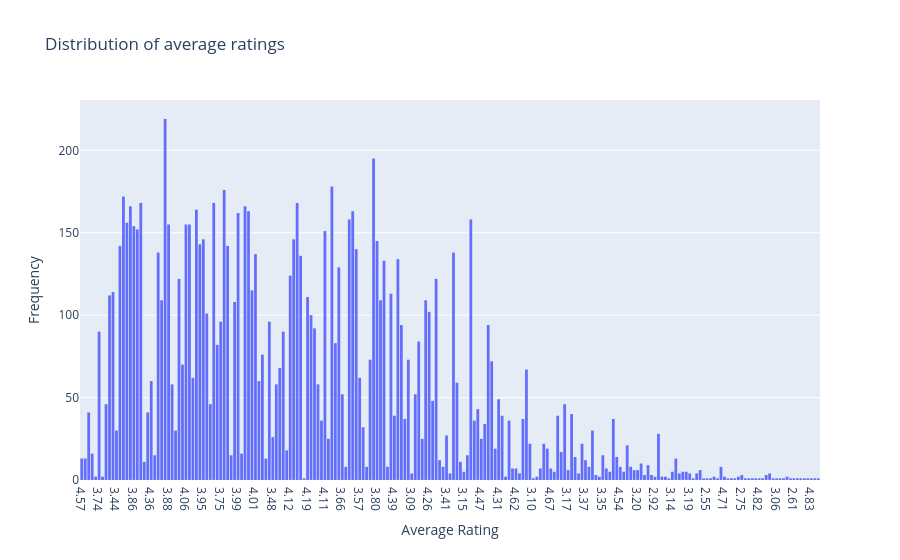

Notebook code for this chart:
### Code cell
fig = px.histogram(data , x = 'average_rating' , nbins = 30 , title = "Distribution of average ratings")
fig.update_xaxes(title_text = 'Average Rating')
fig.update_yaxes(title_text = "Frequency")
fig.show()

### Figure 1 — Plotly figure (JSON) as saved in the notebook; plotly's stock layout.template omitted (floating-point values rounded to 4 significant figures; data arrays with more than 128 entries replaced by an {"elided": "..."} marker saying what was removed)
{"data": [{"bingroup": "x", "hovertemplate": "average_rating=%{x}<br>count=%{y}<extra></extra>", "legendgroup": "", "marker": {"color": "#636efa", "pattern": {"shape": ""}}, "name": "", "nbinsx": 30, "orientation": "v", "showlegend": false, "type": "histogram", "x": {"elided": "11127 str values"}, "xaxis": "x", "yaxis": "y"}], "layout": {"barmode": "relative", "legend": {"tracegroupgap": 0}, "title": {"text": "Distribution of average ratings"}, "xaxis": {"anchor": "y", "domain": [0, 1], "title": {"text": "Average Rating"}}, "yaxis": {"anchor": "x", "domain": [0, 1], "title": {"text": "Frequency"}}}}
